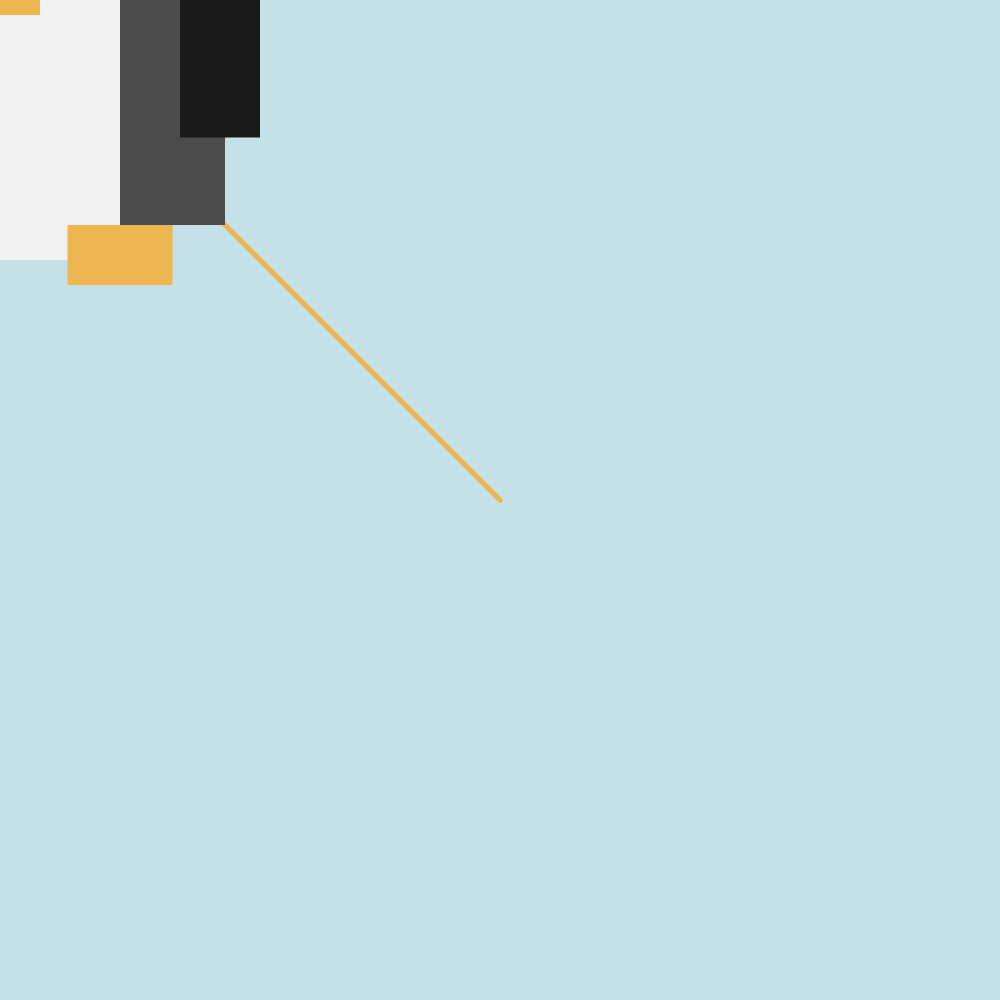
Frame 1 (no input)
Frame 60 (the mouse pressed at the canvas centre just before this capture): identical to frame 1, image omitted
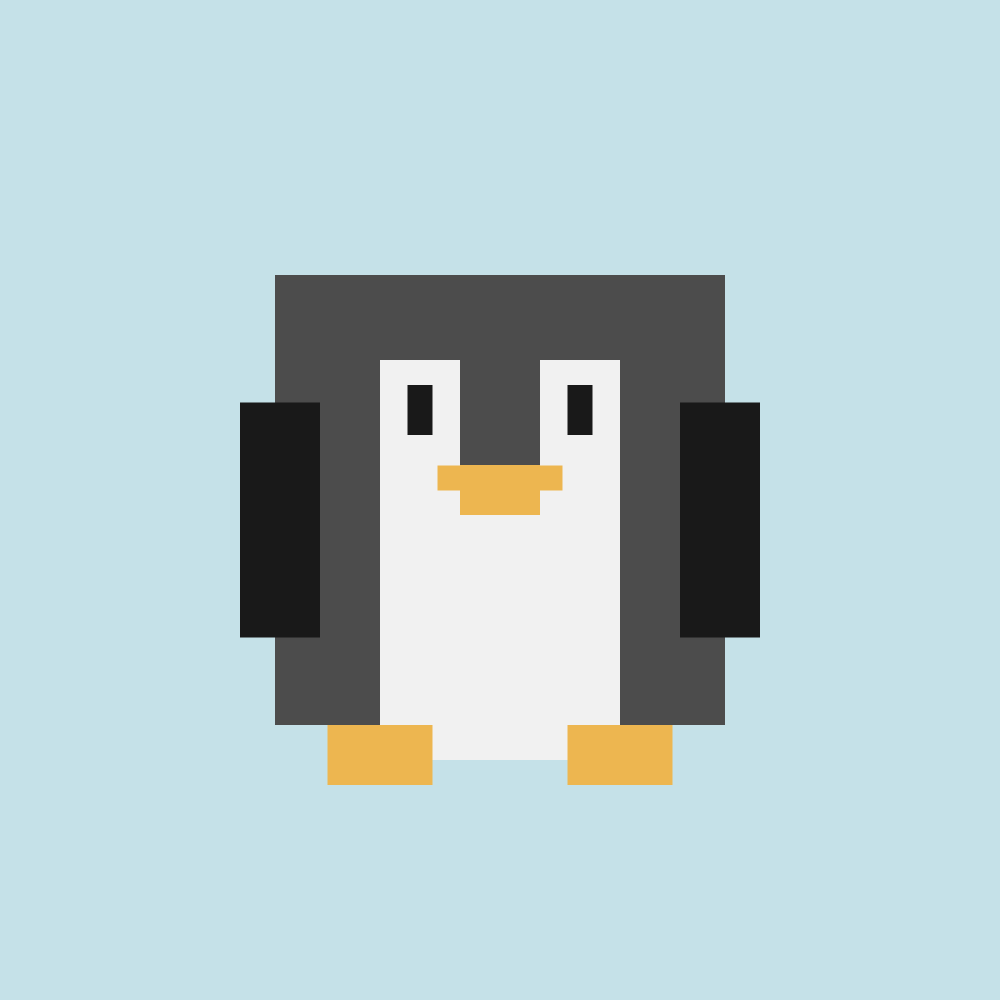
Frame 120 (the mouse held since frame 60 and released just before this capture)

The Processing sketch that drew these frames (run headless with seeded random() and noise(); from frame 60 on, the mouse is pressed at the canvas centre):

// Processing sketch: sketch_01_03_penguin_interactive
// ── sketch_01_03_penguin_interactive.pde
color grey = #4c4c4c;
color white = #f1f1f1;
color black = #191919;
color yellow = #edb650;
color blue = #c5e1e8;

float x = 0;
float y = 0;

float darkbody = 450;
float whitebodyW = 240;
float whitebodyH = 400;
float foreheadW = 80;
float foreheadH = 180;
float wingW = 80;
float wingH = 235;
float footW = 105;
float footH = 60;
float square = 25;

void setup() {
  size(1000, 1000);
}

void draw() {
  background(blue);

  // string behind penguin
  stroke(yellow);
  strokeWeight(5);
  line(mouseX, mouseY, width/2, height/2);

  rectMode(CENTER);
  noStroke();

  fill(grey);
  rect(mouseX, mouseY, darkbody, darkbody);

  fill(white);
  rect(mouseX, mouseY+60, whitebodyW, whitebodyH);

  fill(grey);
  rect(mouseX, mouseY-120, foreheadW, foreheadH);

  fill(yellow);
  rect(mouseX, mouseY-10, foreheadW, square*2);
  rect(mouseX-50, mouseY-22, square, square);
  rect(mouseX+50, mouseY-22, square, square);

  fill(black);
  rect(mouseX-80, mouseY-90, square, square*2);
  rect(mouseX+80, mouseY-90, square, square*2);

  fill(black);
  rect(mouseX-220, mouseY+20, wingW, wingH);
  rect(mouseX+220, mouseY+20, wingW, wingH);

  fill(yellow);
  rect(mouseX-120, mouseY+255, footW, footH);
  rect(mouseX+120, mouseY+255, footW, footH);

  //fill(#f80000);
  //ellipseMode(CENTER);
  //ellipse(0, 0, 10, 10);
}
